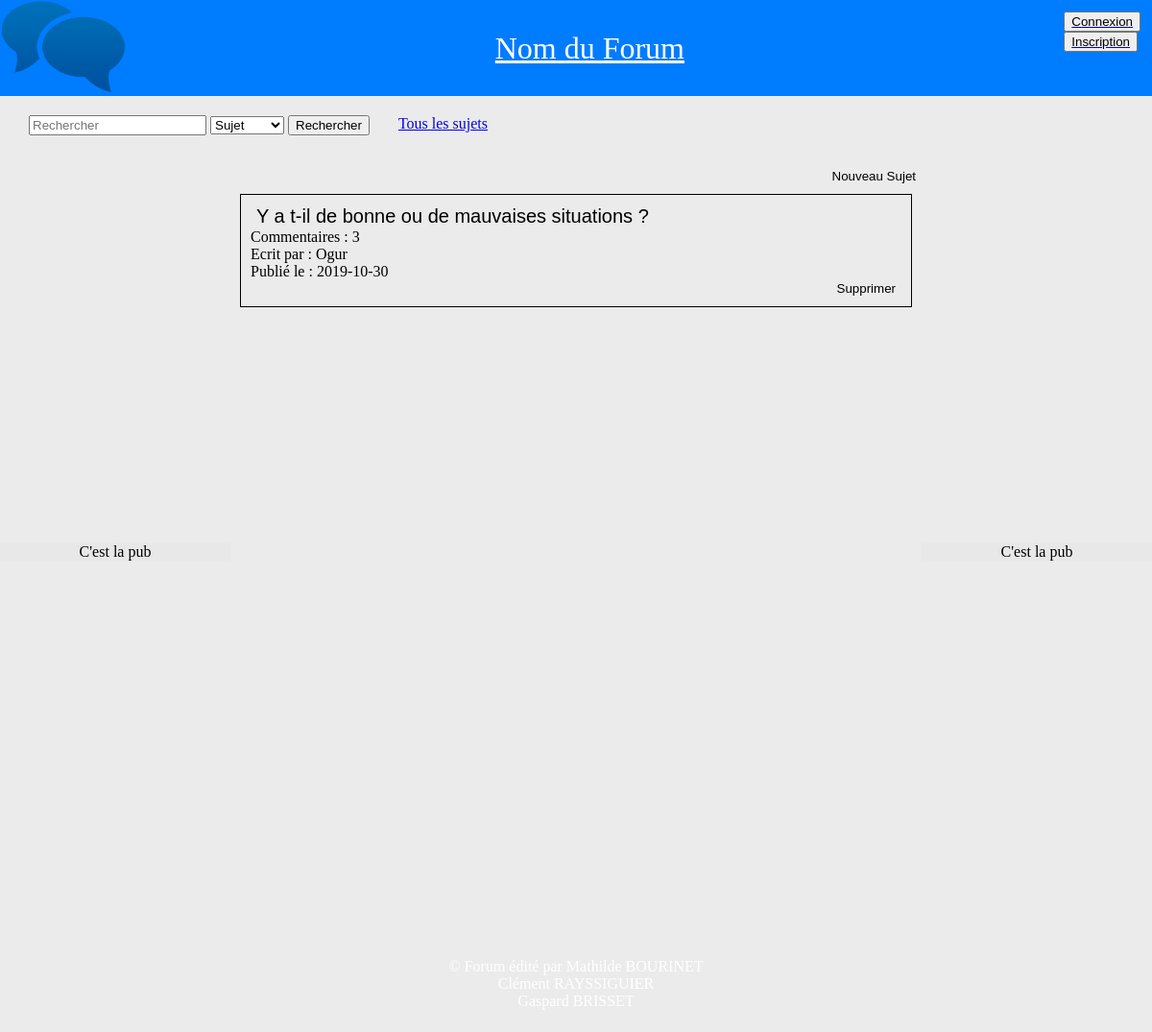
The app's page /Developpement/index.php, older data.
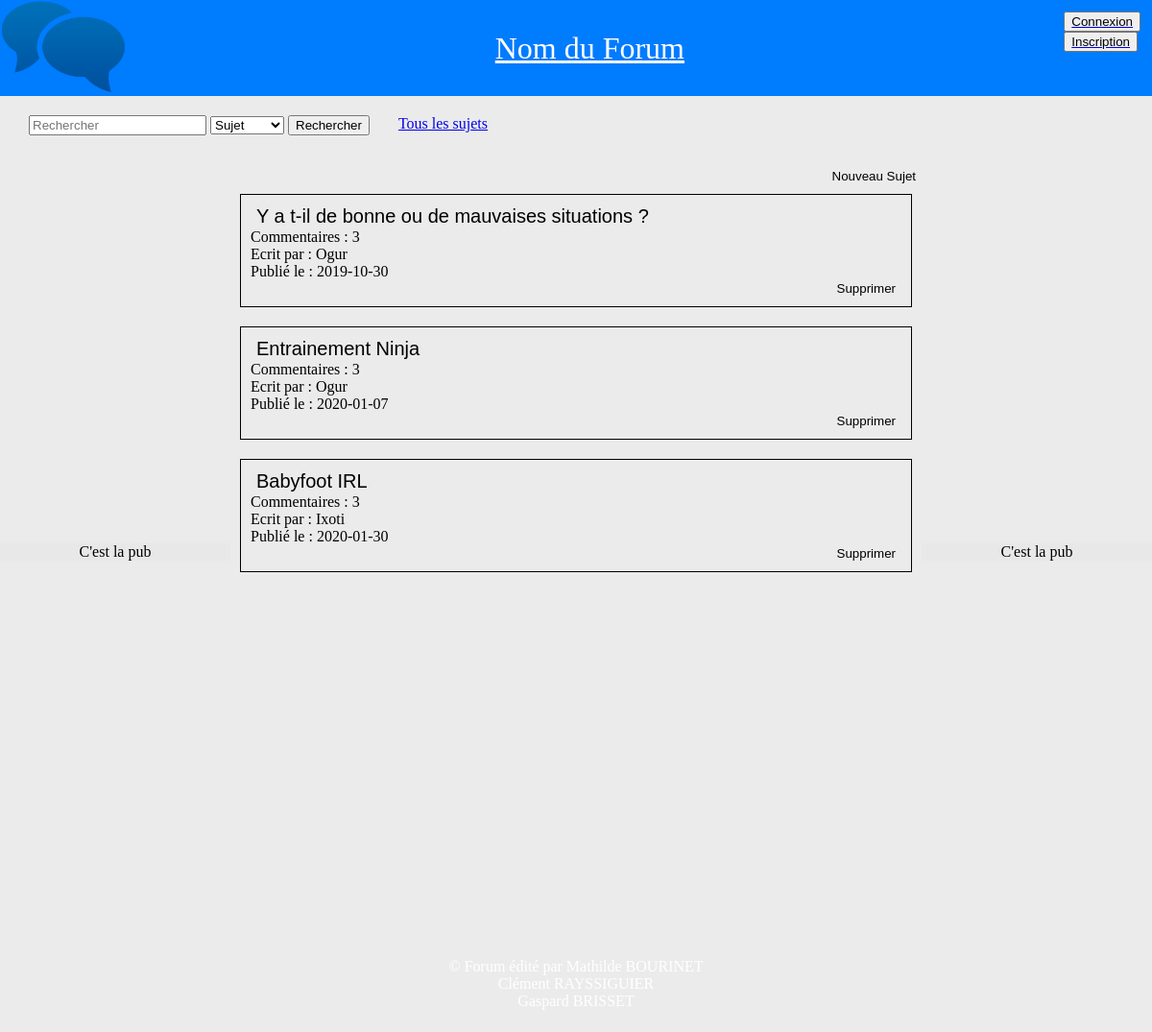
The same page, newer data.
### tables this page shows
CREATE TABLE Sujet
(
idSujet INT AUTO_INCREMENT,
nomSujet VARCHAR(64),
contenuSujet LONGTEXT,
canRespond TINYINT,
dateSujet DATE,
idUtilisateur INT,
PRIMARY KEY(idSujet)
);

CREATE TABLE Utilisateur
(
idUtilisateur INT AUTO_INCREMENT,
pseudo VARCHAR(64),
password VARCHAR(64),
dateNaissance DATE,
cheminPhoto VARCHAR (64),
sexe VARCHAR(64),
mail VARCHAR(64),
ban TINYINT,
idCommentaire INT,
PRIMARY KEY (idUtilisateur)
);

### Developpement/dataManager/SujetManager.php (called while the page is built, shortened)
<?php
class SujetManager
{
    public static function findSujet($idSujet)
    {
        $login = DatabaseLinker::getConnexion();
        $subject = new Sujet();
        $state = $login->prepare("SELECT * FROM Sujet WHERE idSujet = ?");
        $state->bindParam(1, $idSujet);
        $state->execute();
        $resultat = $state->fetchAll();
        foreach ($resultat as $lineResultat)
        {
            $subject->setIdSujet($lineResultat["idSujet"]);
            $subject->setNomSujet($lineResultat["nomSujet"]);
            $subject->setContenuSujet($lineResultat["contenuSujet"]);
            $subject->setCanRespond($lineResultat["canRespond"]);
            $subject->setDateSujet($lineResultat["dateSujet"]);
            $subject->setIdUtilisateur($lineResultat["idUtilisateur"]);
        }
        return $subject;
    }
    public static function findAllSujet()
    {
        $login = dataBaseLinker::getConnexion();
        $tabSujet = [];
        $state = $login->prepare("SELECT * FROM Sujet ORDER BY dateSujet");
        $state->execute();
        $resultatsSujet=$state->fetchAll();
        foreach ($resultatsSujet as $lineResultat)
        {
            $subject = SujetManager::findSujet ($lineResultat["idSujet"]);
            $tabSujet[]=$subject;
        }
        return $tabSujet;
    }
}

### Developpement/data/Sujet.php (called while the page is built, shortened)
<?php
class Sujet
{
    private $nomSujet;
    private $dateSujet;
    private $idUtilisateur;
    function getNomSujet() {
        return $this->nomSujet;
    }
    function getDateSujet() {
        return $this->dateSujet;
    }
    function getIdUtilisateur() {
        return $this->idUtilisateur;
    }
    function setNomSujet($nomSujet) {
        $this->nomSujet = $nomSujet;
    }
    function setDateSujet($dateSujet) {
        $this->dateSujet = $dateSujet;
    }
    function setIdUtilisateur($idUtilisateur) {
        $this->idUtilisateur = $idUtilisateur;
    }
}

### Developpement/dataManager/CommentaireManager.php (called while the page is built, shortened)
<?php
class CommentaireManager {
    public static function findCommentaire($idCommentaire)
    {
        $commentary = new Commentaire();
        $login = DatabaseLinker::getConnexion();
        $state = $login->prepare("SELECT * FROM Commentaire WHERE idCommentaire = ?");
        $state->bindParam(1, $idCommentaire);
        $state->execute();
        $resultat = $state->fetchAll();
        foreach ($resultat as $lineResultat)
        {
            $commentary->setIdCommentaire($lineResultat["idCommentaire"]);
            $commentary->setContenuCommmentaire($lineResultat["contenuCommentaire"]);
            $commentary->setDateCommentaire($lineResultat["dateCommentaire"]);
            $commentary->setIdArticle($lineResultat["idSujet"]);
            $commentary->setIdUtilisateur($lineResultat["idUtilisateur"]);
        }
        return $commentary;
    }
    public static function findAllCommentaires()
    {
        $login = dataBaseLinker::getConnexion();
        $state = $login->prepare("SELECT * FROM Commentaire ORDER BY dateCommentaire");
        $tabCom = [];
        $state->execute();
        $resultats=$state->fetchAll();
        foreach($resultats as $lineResultat)
        {
            $com = CommentaireManager::findCommentaire($lineResultat["idCommentaire"]);
            $tabCom[] = $com;
        }
        return $tabCom;
    }
}

### Developpement/dataManager/UsersManager.php (called while the page is built, shortened)
<?php
class UsersManager
{
    public static function findUser($idUser)
    {
        $login = DatabaseLinker::getConnexion();
        $user = new User();
        $state = $login->prepare("SELECT * FROM Utilisateur WHERE idUtilisateur = ?");
        $state->bindParam(1, $idUser);
        $state-> execute();
        $resultat = $state -> fetchAll();
        foreach ($resultat as $lineResultat)
        {
            $user->setIdUtilisateur($lineResultat["idUtilisateur"]);
            $user->setPseudo($lineResultat["pseudo"]);
            $user->setMotDePasse($lineResultat["password"]);
            $user->setDateNaissance($lineResultat["dateNaissance"]);
            $user->setCheminPhoto($lineResultat["cheminPhoto"]);
            $user->setSexe($lineResultat["sexe"]);
            $user->setMail($lineResultat["mail"]);
            $user->setBan($lineResultat["ban"]);
        }
        return $user;
    }
    public static function findAllUsers()
    {
        $login = dataBaseLinker::getConnexion();
        $state = $login->prepare("SELECT * FROM Utilisateur");
        $tabUser = [];
        $state->execute();
        $resultats=$state->fetchAll();
        foreach($resultats as $lineResultat)
        {
            $users = UsersManager::findUser($lineResultat["idUtilisateur"]);
            $tabUser[] = $users;
        }
        return $tabUser;
    }
}

### Developpement/data/User.php (called while the page is built, shortened)
<?php
class User
{
    private $idUtilisateur;
    private $pseudo;
    function getIdUtilisateur() {
        return $this->idUtilisateur;
    }
    function getPseudo() {
        return $this->pseudo;
    }
    function setIdUtilisateur($idUtilisateur) {
        $this->idUtilisateur = $idUtilisateur;
    }
    function setPseudo($pseudo) {
        $this->pseudo = $pseudo;
    }
}

### Developpement/index.php (the view, shortened to what this page needs)
<?php
include_once "include/header.php";
?>
<form class="new" method="POST" action="NewSujet.php">
    <input class="link" type="submit" value="Nouveau Sujet"/>
</form>
<?php
    foreach ($sujets as $sujet)
    {
        echo '<div class="border">';
        ?>
        <form method='GET' action='PageSujet.php'>
            <input type="submit" name="idSujetSubmit" class="NomSujet link" value="<?php echo $sujet->getNomSujet() ?>" />
        </form>
        <?php
            echo "<div><h>Commentaires : </h>".sizeof(CommentaireManager::findAllCommentaires($sujet->getIdSujet()))."</div>";
        foreach ($users as $user)
        {
            if ($user->getIdUtilisateur() == $sujet->getIdUtilisateur())
            {
                echo "<h>Ecrit par : ".$user->getPseudo()."</h>";
            }
        }
        echo "<div class='Date'> <h>Publié le : </h>".$sujet->getDateSujet()."</div>";
        ?>
        <form class="new" method="POST" action="SupprSujet.php">
            <input class="link" type="submit" value="Supprimer" />
        </form>
<?php
        echo '</div>';
    }
?>
<?php
include_once "include/footer.php";
?>

### Developpement/include/header.php (shortened to what this page needs)
<?php
    include_once ("dataManager/CommentaireManager.php");
    include_once ("dataManager/UsersManager.php");
    include_once ("dataManager/SujetManager.php");
    include_once ("data/Sujet.php");
    include_once ("data/User.php");
    $sujets = SujetManager::findAllSujet();
    $commentaires = Commentairemanager::findAllCommentaires();
    $users = UsersManager::findAllUsers();
?>
<!DOCTYPE html>
<html lang="fr">
    <head>
        <link rel="stylesheet" type="text/css" href="css/header.css" media="all"/>
        <link rel="stylesheet" type="text/css" href="css/index.css" media="all"/>
        <link rel="stylesheet" type="text/css" href="css/Organisation.css" media="all"/>
    </head>
    <body>
        <header>
            <img src="image/logo.png" class="logo"></a>
            <a href="index.php"><p class="nomForum"> Nom du Forum </p></a>
            <div class="boutonPosition">
                <a href="Connexion.php"><input type="button" value="Connexion" class="bouton"/></a>
                <a href="inscription.php"><input type="button" value="Inscription" class="bouton"/></a>
            </div>
        </header>
        <div class="Recherche">
            <form method="POST" action="Search.php" class="RechercheCenter">
                <input type="text" name="Recherche" placeholder="Rechercher"/>
                <SELECT name="TypeRecherche" size="1">
                    <option> Sujet
                    <option> Auteur
                </SELECT>
            <input type="submit" value="Rechercher">
            </form>
            <a href="AllSujets.php" class="RechercheCenter"/> Tous les sujets </a>
        </div>
        <div class="Orga">
            <div class="lateral">
                <h>C'est la pub</h>
            </div>
            <div class="block">

### Developpement/include/footer.php (shortened to what this page needs)
<link rel="stylesheet" type="text/css" href="css/footer.css" media="all"/>
            </div>
            <div class="lateral">
                <h>C'est la pub</h>
            </div>
        </div>
<footer>
           <div class="prenoms">
               <h>©  Forum édité par Mathilde BOURINET </h>
               <h> Clément RAYSSIGUIER </h>
               <h> Gaspard BRISSET </h>
           </div>
</footer>
    </body>
</html>

### Developpement/css/header.css (style rules this page uses)
header { display: flex; flex-direction: row; justify-content: space-between; height: 100px; background-image : url(https://png.pngtree.com/thumb_back/fw800/back_our/20190622/ourmid/pngtree-simple-technology-forum-general-background-material-image_208058.jpg) ; background-color: #007cff; flex-wrap: wrap; }
.nomForum { display: flex; justify-content: space-around; font-size: 200%; text-decoration:underline; color : white; }
.logo { height: 100%; }
.boutonPosition { margin: 1%; }
.bouton { display: flex; flex-direction: row; text-align: center; }
.Recherche { display:flex; height: 75px; }
.RechercheCenter { margin-bottom: 20px; margin-top:20px; margin-left:30px; }

### Developpement/css/index.css (style rules this page uses)
body { margin: 0px; background-color: #ebebeb; min-height: 1000px;; }
.border { border-top-width: 1px; border-top-style: solid; border-right-width: 1px; border-right-style: solid; border-left-width: 1px; border-left-style: solid; border-bottom-width: 1px; border-bottom-style: solid; padding: 10px; margin: 10px; }
.NomSujet { font-size: 20px; }
.link { border: none; background-color: transparent; }
.new { display: flex; justify-content: end; }

### Developpement/css/Organisation.css (style rules this page uses)
.block { display: flex; flex-direction: column; width: 60%; min-height: 800px; flex-wrap: wrap; }
.Orga { display: flex; align-items: center; flex-direction: row; justify-content: center; }
.lateral { display: flex; align-items: center; flex-direction: row; justify-content: center; width: 20%; height: 100%; background-color: #e8e8e8; }

### Developpement/css/footer.css (style rules this page uses)
footer { display: flex; bottom:0; width:100%; text-align: center; color: #FFF; background-image : url(https://png.pngtree.com/thumb_back/fw800/back_our/20190622/ourmid/pngtree-simple-technology-forum-general-background-material-image_208058.jpg) ; height: 100px; align-items: center; flex-direction: column; justify-content: center; }

Row changes from the older to the newer data that the page shows:
added sujet: idSujetSubmit "Entrainement Ninja", IdSujet "3", dateSujet "2020-01-07", utilisateur (pseudo "Ogur")
added sujet: idSujetSubmit "Babyfoot IRL", IdSujet "3", dateSujet "2020-01-30"
now on this page (row edited): utilisateur: pseudo "Ixoti", shown under "3"
